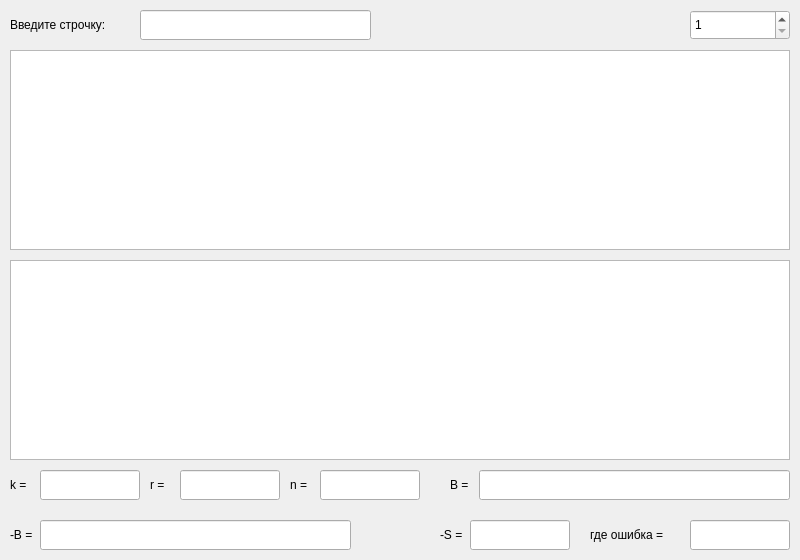
<?xml version="1.0" encoding="UTF-8"?>
<ui version="4.0">
 <class>MainWindow</class>
 <widget class="QMainWindow" name="MainWindow">
  <property name="geometry">
   <rect>
    <x>0</x>
    <y>0</y>
    <width>800</width>
    <height>560</height>
   </rect>
  </property>
  <property name="windowTitle">
   <string>MainWindow</string>
  </property>
  <widget class="QWidget" name="centralwidget">
   <widget class="QLineEdit" name="init">
    <property name="geometry">
     <rect>
      <x>140</x>
      <y>10</y>
      <width>231</width>
      <height>30</height>
     </rect>
    </property>
    <property name="maxLength">
     <number>10</number>
    </property>
   </widget>
   <widget class="QTableWidget" name="G_matrix">
    <property name="geometry">
     <rect>
      <x>10</x>
      <y>260</y>
      <width>780</width>
      <height>200</height>
     </rect>
    </property>
   </widget>
   <widget class="QTableWidget" name="H_matrix">
    <property name="geometry">
     <rect>
      <x>10</x>
      <y>50</y>
      <width>780</width>
      <height>200</height>
     </rect>
    </property>
   </widget>
   <widget class="QLineEdit" name="N_">
    <property name="geometry">
     <rect>
      <x>320</x>
      <y>470</y>
      <width>100</width>
      <height>30</height>
     </rect>
    </property>
    <property name="text">
     <string/>
    </property>
    <property name="readOnly">
     <bool>true</bool>
    </property>
   </widget>
   <widget class="QLabel" name="label_2">
    <property name="geometry">
     <rect>
      <x>450</x>
      <y>470</y>
      <width>30</width>
      <height>30</height>
     </rect>
    </property>
    <property name="text">
     <string>B =</string>
    </property>
   </widget>
   <widget class="QLabel" name="label_1">
    <property name="geometry">
     <rect>
      <x>150</x>
      <y>470</y>
      <width>30</width>
      <height>30</height>
     </rect>
    </property>
    <property name="text">
     <string>r =</string>
    </property>
   </widget>
   <widget class="QLabel" name="label_7">
    <property name="geometry">
     <rect>
      <x>290</x>
      <y>470</y>
      <width>30</width>
      <height>30</height>
     </rect>
    </property>
    <property name="text">
     <string>n =</string>
    </property>
   </widget>
   <widget class="QLineEdit" name="R_">
    <property name="geometry">
     <rect>
      <x>180</x>
      <y>470</y>
      <width>100</width>
      <height>30</height>
     </rect>
    </property>
    <property name="readOnly">
     <bool>true</bool>
    </property>
   </widget>
   <widget class="QLabel" name="label_3">
    <property name="geometry">
     <rect>
      <x>10</x>
      <y>520</y>
      <width>30</width>
      <height>30</height>
     </rect>
    </property>
    <property name="text">
     <string>-B =</string>
    </property>
   </widget>
   <widget class="QLineEdit" name="B_">
    <property name="geometry">
     <rect>
      <x>479</x>
      <y>470</y>
      <width>311</width>
      <height>30</height>
     </rect>
    </property>
    <property name="readOnly">
     <bool>true</bool>
    </property>
   </widget>
   <widget class="QLineEdit" name="_B_">
    <property name="geometry">
     <rect>
      <x>40</x>
      <y>520</y>
      <width>311</width>
      <height>30</height>
     </rect>
    </property>
    <property name="text">
     <string/>
    </property>
    <property name="readOnly">
     <bool>true</bool>
    </property>
   </widget>
   <widget class="QLabel" name="label_4">
    <property name="geometry">
     <rect>
      <x>440</x>
      <y>520</y>
      <width>30</width>
      <height>30</height>
     </rect>
    </property>
    <property name="text">
     <string>-S =</string>
    </property>
   </widget>
   <widget class="QLineEdit" name="_S_">
    <property name="geometry">
     <rect>
      <x>470</x>
      <y>520</y>
      <width>100</width>
      <height>30</height>
     </rect>
    </property>
    <property name="text">
     <string/>
    </property>
    <property name="readOnly">
     <bool>true</bool>
    </property>
   </widget>
   <widget class="QLabel" name="label_5">
    <property name="geometry">
     <rect>
      <x>590</x>
      <y>520</y>
      <width>101</width>
      <height>30</height>
     </rect>
    </property>
    <property name="text">
     <string>где ошибка =</string>
    </property>
   </widget>
   <widget class="QLineEdit" name="er_">
    <property name="geometry">
     <rect>
      <x>690</x>
      <y>520</y>
      <width>100</width>
      <height>30</height>
     </rect>
    </property>
    <property name="text">
     <string/>
    </property>
    <property name="readOnly">
     <bool>true</bool>
    </property>
   </widget>
   <widget class="QLabel" name="label_6">
    <property name="geometry">
     <rect>
      <x>10</x>
      <y>10</y>
      <width>121</width>
      <height>30</height>
     </rect>
    </property>
    <property name="text">
     <string>Введите строчку:</string>
    </property>
   </widget>
   <widget class="QLabel" name="label_8">
    <property name="geometry">
     <rect>
      <x>10</x>
      <y>470</y>
      <width>30</width>
      <height>30</height>
     </rect>
    </property>
    <property name="text">
     <string>k =</string>
    </property>
   </widget>
   <widget class="QLineEdit" name="K_">
    <property name="geometry">
     <rect>
      <x>40</x>
      <y>470</y>
      <width>100</width>
      <height>30</height>
     </rect>
    </property>
    <property name="readOnly">
     <bool>true</bool>
    </property>
   </widget>
   <widget class="QSpinBox" name="spinBox">
    <property name="geometry">
     <rect>
      <x>690</x>
      <y>10</y>
      <width>100</width>
      <height>30</height>
     </rect>
    </property>
    <property name="minimum">
     <number>1</number>
    </property>
   </widget>
  </widget>
 </widget>
 <resources/>
 <connections/>
</ui>
